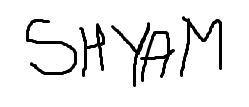
%> input picture myt.JPG, 249 x 107 px
$ octave '24. charSeg.m'   (GNU Octave 9; MATLAB toolbox functions it lacks are replaced by stand-ins)
%> lines starting %> are read from the running program, lines starting %| are printed output that depends on the picture; in (x1, y1, x2, y2) boxes, pixels count from 0 and x2, y2 are one past the last pixel; in counts of white or black regions, pixels touching at a corner belong together; the program's own positions count from 1
clear all;
close all;
I = imread('myt.JPG');
%> I is the input picture: size 107x249x3 uint8; min 0, max 255, mean 234.1
BW = im2bw(I, 0.1);
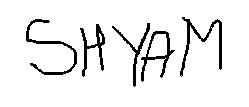
%> BW: size 107x249 logical; 92.8% white; 5 black regions, box (x1, y1, x2, y2) and area: (180, 17, 222, 77) 454, (26, 19, 77, 75) 418, (141, 31, 175, 82) 376, (80, 24, 105, 77) 368, (112, 23, 150, 87) 291
BW = ~BW;
%> BW: size 107x249 logical; 7.2% white; 5 white regions
imshow(BW);
stats = regionprops(BW);
%> stats = 5 regions; box (x1, y1, x2, y2), Area and Centroid: (180, 17, 222, 77) 454 [202.8 41.5], (26, 19, 77, 75) 418 [50.3 50], (141, 31, 175, 82) 376 [158 54.7], (80, 24, 105, 77) 368 [93.9 48], (112, 23, 150, 87) 291 [135.6 50]
for index=1:length(stats)
if stats(index).Area > 100 && stats(index).BoundingBox(3)*stats(index).BoundingBox(4) < 10000
      x = ceil(stats(index).BoundingBox(1))
      y= ceil(stats(index).BoundingBox(2))
      widthX = floor(stats(index).BoundingBox(3)-1)
      widthY = floor(stats(index).BoundingBox(4)-1)
      subimage(index) = {BW(y:y+widthY,x:x+widthX,:)};
      simg=subimage(index);
      figure, imshow(subimage{index});
      imwrite(subimage{index},strcat(num2str(index),'.jpg'));
      end
  end
%> this loop made 5 passes
%> (x, y, widthX, widthY) on passes 1 to 5: (27, 20, 50, 55), (81, 25, 24, 52), (113, 24, 37, 63), (142, 32, 33, 50), (181, 18, 41, 59)
%> pass 1, `imshow(subimage{index})`:
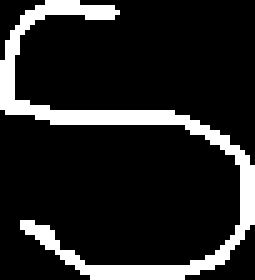
%> displayed picture: size 56x51 logical (shown 5 times larger); 14.6% white; 1 white region, box (x1, y1, x2, y2) and area: (0, 0, 51, 56) 418
%> pass 2, `imshow(subimage{index})`:
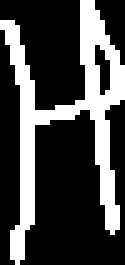
%> displayed picture: size 53x25 logical (shown 5 times larger); 27.8% white; 1 white region, box (x1, y1, x2, y2) and area: (0, 0, 25, 53) 368
%> after the loop, subimage = 5 items
% [50 lines of commented-out code are left out]
